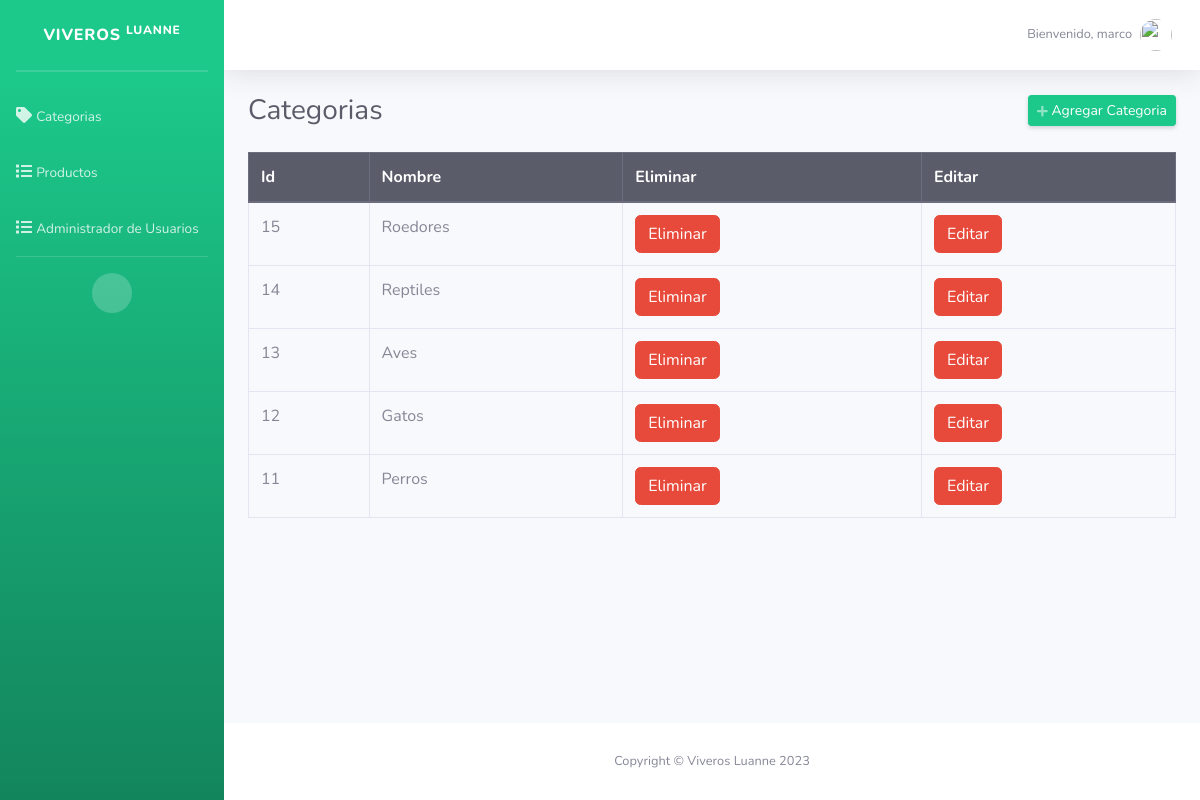
The app's page /FundacionPHP/Administrador/categorias.php (signed in) with its own data.
### tables this page shows
CREATE TABLE `categorias` (
  `id` int(11) NOT NULL,
  `categoria` varchar(50) NOT NULL
);

### FundacionPHP/Administrador/categorias.php (the view, shortened to what this page needs)
<?php
include("header.php");
?>
<div class="d-sm-flex align-items-center justify-content-between mb-4">
    <h1 class="h3 mb-0 text-gray-800">Categorias</h1>
    <a href="#" class="d-none d-sm-inline-block btn btn-sm btn-success shadow-sm" id="abrirCategoria"><i class="fas fa-plus fa-sm text-white-50"></i> Agregar Categoria</a>
</div>
<div class="row">
    <div class="col-md-12">
        <div class="table-responsive">
            <table class="table table-hover table-bordered" style="width: 100%;">
                <thead class="thead-dark">
                    <tr>
                        <th>Id</th>
                        <th>Nombre</th>
                        <th>Eliminar</th>
                        <th>Editar</th>
                    </tr>
                </thead>
                <tbody>
                    <?php
                    $query = mysqli_query($coneccion, "SELECT * FROM categorias ORDER BY id DESC");
                    while ($data = mysqli_fetch_assoc($query)) { ?>
                        <tr>
                            <td><?php echo $data['id']; ?></td>
                            <td><?php echo $data['categoria']; ?></td>
                            <td>
                                <form method="post" action="eliminar.php?accion=cli&id=<?php echo $data['id']; ?>" class="d-inline eliminar">
                                    <button class="btn btn-danger" type="submit">Eliminar</button>
                                </form>
                            </td>
                            <td>
                                <form method="post" action="editar.php?accion=cli&id=<?php echo $data['id']; ?>" class="d-inline editar">
                                    <button class="btn btn-danger" type="submit">Editar</button>
                                </form>
                            </td>
                        </tr>
                    <?php } ?>
                </tbody>
            </table>
        </div>
    </div>
</div>
<?php include("footer.php"); ?>

### FundacionPHP/Administrador/header.php (shortened to what this page needs)
<!DOCTYPE html>
<html lang="es">
<head>
    <link href="../css/sb-admin-2.min.css" rel="stylesheet">
</head>
<body id="page-top">
    <div id="wrapper">
        <ul class="navbar-nav bg-gradient-success sidebar sidebar-dark accordion" id="accordionSidebar">
            <a class="sidebar-brand d-flex align-items-center justify-content-center" href="productos.php">
                <div class="sidebar-brand-text mx-3">Viveros <sup>LUANNE</sup></div>
            </a>
            <hr class="sidebar-divider my-0">
            <hr class="sidebar-divider">
            <li class="nav-item">
                <a class="nav-link" href="categorias.php">
                    <i class="fas fa-tag"></i>
                    <span>Categorias</span></a>
            </li>
            <li class="nav-item">
                <a class="nav-link" href="productos.php">
                    <i class="fas fa-list"></i>
                    <span>Productos</span></a>
            </li>
            <li class="nav-item">
                    <a class="nav-link" href="gestion_Usuario.php">
                    <i class="fa fa-list"></i>
                    <span>Administrador de Usuarios </span></a>
            </li>
            <hr class="sidebar-divider d-none d-md-block">
            <div class="text-center d-none d-md-inline">
                <button class="rounded-circle border-0" id="sidebarToggle"></button>
            </div>
        </ul>
        <div id="content-wrapper" class="d-flex flex-column">
            <div id="content">
                <nav class="navbar navbar-expand navbar-light bg-white topbar mb-4 static-top shadow">
                    <ul class="navbar-nav ml-auto">
                        <li class="nav-item dropdown no-arrow">
                            <a class="nav-link dropdown-toggle" href="#" id="userDropdown" role="button" data-toggle="dropdown" aria-haspopup="true" aria-expanded="false">
                                <span class="mr-2 d-none d-lg-inline text-gray-600 small"><?php echo 'Bienvenido, ' . $_SESSION['usuario']; ?></span>
                                <img class="img-profile rounded-circle" src="../img/arbustos.jpg">
                            </a>
                        </li>
                    </ul>
                </nav>
                <div class="container-fluid">

### FundacionPHP/Administrador/footer.php (shortened to what this page needs)
</div>
</div>
<footer class="sticky-footer bg-white">
    <div class="container my-auto">
        <div class="copyright text-center my-auto">
            <span>Copyright &copy; Viveros Luanne 2023</span>
        </div>
    </div>
</footer>
</div>
</div>
</body>
</html>

### records on screen
categorias: id "15", categoria "Roedores"
categorias: id "14", categoria "Reptiles"
categorias: id "13", categoria "Aves"
categorias: id "12", categoria "Gatos"
categorias: id "11", categoria "Perros"

### other values on screen
$_SESSION['usuario'] "marco"
